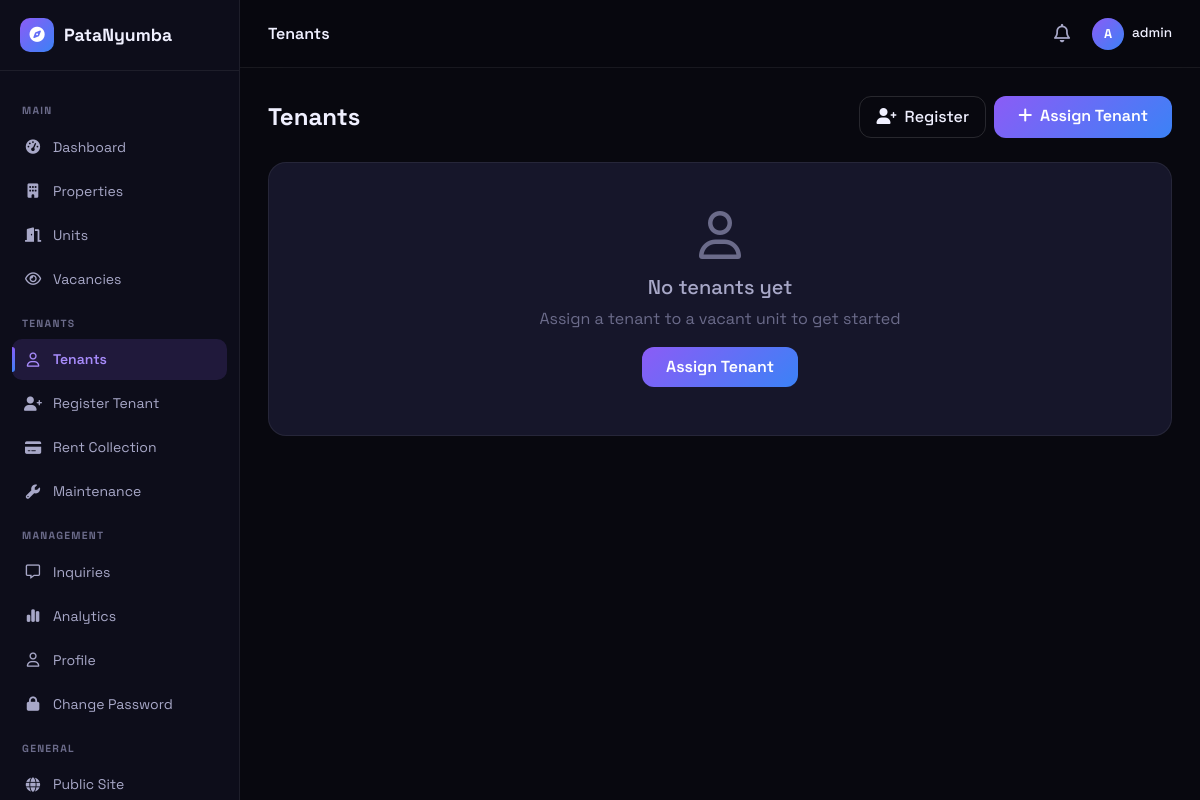
The app's page /dashboard/tenants/ (signed in), older data.
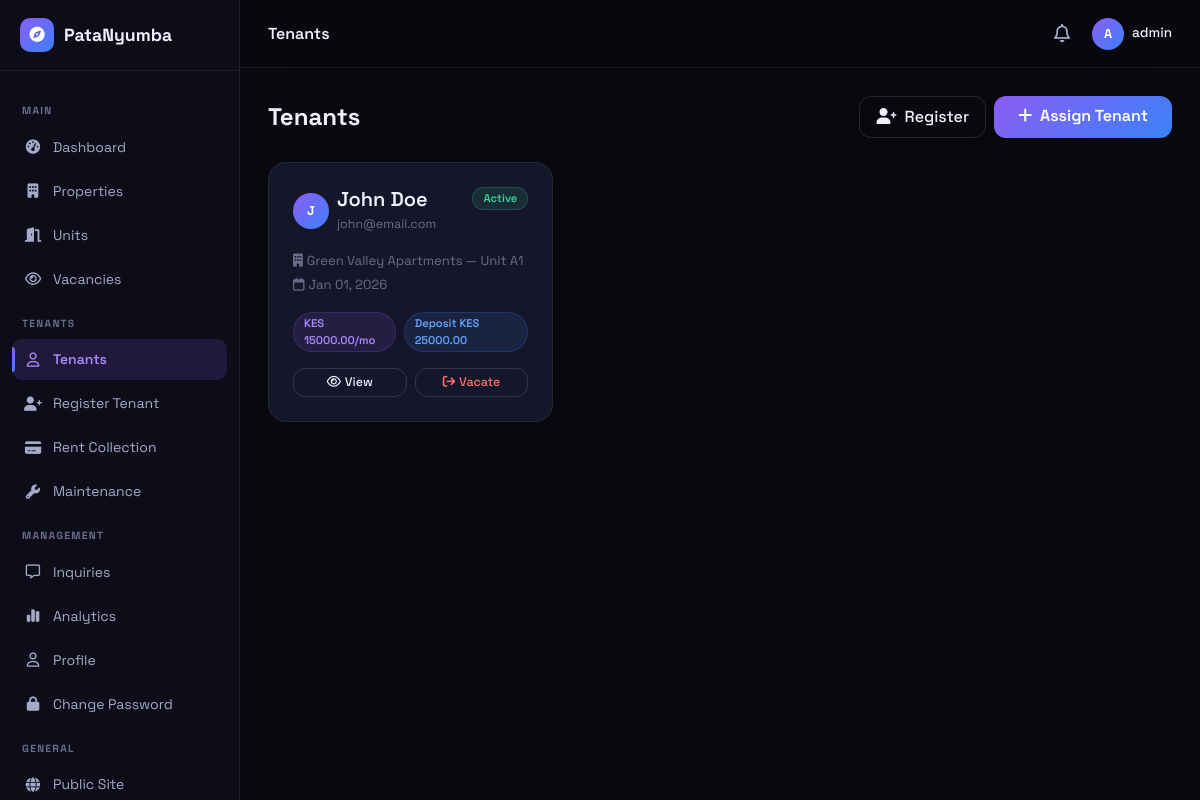
The same page, newer data.
### tenants/models.py (models this page shows, shortened)
class Tenancy(models.Model):
    STATUS_CHOICES = [
        ('active', 'Active'),
        ('ended', 'Ended'),
        ('terminated', 'Terminated'),
    ]
    tenant = models.ForeignKey(settings.AUTH_USER_MODEL, on_delete=models.CASCADE, related_name='tenancies')
    unit = models.ForeignKey(Unit, on_delete=models.CASCADE, related_name='tenancies')
    start_date = models.DateField()
    end_date = models.DateField(null=True, blank=True)
    deposit_paid = models.DecimalField(max_digits=10, decimal_places=2, default=0)
    monthly_rent = models.DecimalField(max_digits=10, decimal_places=2)
    status = models.CharField(max_length=20, choices=STATUS_CHOICES, default='active')
    created_at = models.DateTimeField(auto_now_add=True)
    updated_at = models.DateTimeField(auto_now=True)
    class Meta:
        verbose_name_plural = 'tenancies'
        ordering = ['-created_at']

### units/models.py (models this page shows, shortened)
class Unit(models.Model):
    HOUSE_TYPES = (
        ('bedsitter', 'Bedsitter'),
        ('one_bedroom', 'One Bedroom'),
        ('two_bedroom', 'Two Bedroom'),
        ('three_bedroom', 'Three Bedroom'),
        ('four_bedroom', 'Four Bedroom'),
        ('studio', 'Studio'),
    )
    STATUS_CHOICES = (
        ('vacant', 'Vacant'),
        ('occupied', 'Occupied'),
    )
    property = models.ForeignKey('properties.Property', on_delete=models.CASCADE, related_name='units')
    unit_number = models.CharField(max_length=50)
    house_type = models.CharField(max_length=20, choices=HOUSE_TYPES)
    bedrooms = models.IntegerField(default=1)
    bathrooms = models.IntegerField(default=1)
    monthly_rent = models.DecimalField(max_digits=10, decimal_places=2)
    deposit = models.DecimalField(max_digits=10, decimal_places=2, null=True, blank=True)
    floor = models.IntegerField(default=1)
    description = models.TextField(blank=True)
    status = models.CharField(max_length=20, choices=STATUS_CHOICES, default='vacant')
    available_from = models.DateField(null=True, blank=True)
    image = models.ImageField(upload_to='unit_images/', blank=True)
    image_2 = models.ImageField(upload_to='unit_images/', blank=True)
    image_3 = models.ImageField(upload_to='unit_images/', blank=True)
    created_at = models.DateTimeField(auto_now_add=True)
    updated_at = models.DateTimeField(auto_now=True)
    class Meta:
        ordering = ['property', 'unit_number']

### properties/models.py (models this page shows, shortened)
class Property(models.Model):
    owner = models.ForeignKey(User, on_delete=models.CASCADE, related_name='properties')
    name = models.CharField(max_length=200)
    description = models.TextField()
    county = models.CharField(max_length=100)
    town = models.CharField(max_length=100)
    estate = models.CharField(max_length=200, blank=True)
    address = models.CharField(max_length=255, blank=True)
    latitude = models.DecimalField(max_digits=9, decimal_places=6, null=True, blank=True)
    longitude = models.DecimalField(max_digits=9, decimal_places=6, null=True, blank=True)
    image = models.ImageField(upload_to='properties/', blank=True, null=True)
    created_at = models.DateTimeField(auto_now_add=True)
    updated_at = models.DateTimeField(auto_now=True)
    class Meta:
        verbose_name_plural = 'properties'
        ordering = ['-created_at']

### tenants/views.py (the view)
# urls.py: path('', views.tenant_list, name='list'),
@login_required
def tenant_list(request):
    if request.user.profile.role != 'landlord':
        messages.error(request, 'Landlord access required.')
        return redirect('website:home')
    tenancies = Tenancy.objects.filter(unit__property__owner=request.user).select_related('tenant', 'unit__property')
    return render(request, 'tenants/tenant_list.html', {'tenancies': tenancies, 'active_tab': 'tenants'})

### dashboard/context_processors.py (called while the page is built)
def unread_inquiries(request):
    if request.user.is_authenticated and request.user.profile.role == 'landlord':
        count = Inquiry.objects.filter(unit__property__owner=request.user, is_read=False).count()
        recent = Inquiry.objects.filter(unit__property__owner=request.user, is_read=False).select_related('unit', 'unit__property').order_by('-created_at')[:5]
        return {'unread_count': count, 'recent_inquiries': recent}
    return {'unread_count': 0, 'recent_inquiries': []}

### templates/tenants/tenant_list.html (shortened to what this page needs)
{% extends 'dashboard/base_dashboard.html' %}
{% block db_title %}Tenants{% endblock %}
{% block dashboard_content %}
<div class="d-flex justify-content-between align-items-center mb-4">
    <h4 class="fw-bold mb-0">Tenants</h4>
    <div class="d-flex gap-2">
        <a href="{% url 'tenants:register' %}" class="boc btn px-3 py-2"><i class="fa-solid fa-user-plus me-1"></i> Register</a>
        <a href="{% url 'tenants:create' %}" class="bgrd btn px-4 py-2"><i class="fa-solid fa-plus me-1"></i> Assign Tenant</a>
    </div>
</div>
{% if tenancies %}
<div class="row g-4">
    {% for t in tenancies %}
    <div class="col-md-6 col-lg-4">
        <div class="gc p-4 h-100">
            <div class="d-flex justify-content-between align-items-start mb-3">
                <div class="d-flex align-items-center gap-2">
                    <div class="db-avatar" style="width:36px;height:36px">{{ t.tenant.username|first|upper }}</div>
                    <div>
                        <h5 class="fw-semibold mb-0" style="color:var(--tx)">{{ t.tenant.get_full_name|default:t.tenant.username }}</h5>
                        <span style="font-size:.78rem;color:var(--tx3)">{{ t.tenant.email }}</span>
                    </div>
                </div>
                <span class="{% if t.status == 'active' %}badge-vacant{% else %}badge-occupied{% endif %}">{{ t.get_status_display }}</span>
            </div>
            <p style="font-size:.82rem;color:var(--tx3);margin-bottom:4px"><i class="fa-solid fa-building me-1"></i>{{ t.unit.property.name }} — Unit {{ t.unit.unit_number }}</p>
            <p style="font-size:.82rem;color:var(--tx3);margin-bottom:8px"><i class="fa-regular fa-calendar me-1"></i>{{ t.start_date|date:'M d, Y' }} {% if t.end_date %}— {{ t.end_date|date:'M d, Y' }}{% endif %}</p>
            <div class="d-flex gap-2 mb-3">
                <span class="ftag">KES {{ t.monthly_rent }}/mo</span>
                <span class="ftag" style="background:rgba(59,130,246,0.12);color:#60a5fa;border-color:rgba(59,130,246,0.2)">Deposit KES {{ t.deposit_paid }}</span>
            </div>
            <div class="d-flex gap-2">
                <a href="{% url 'tenants:detail' t.pk %}" class="boc btn py-1 px-3" style="font-size:.78rem;flex:1"><i class="fa-regular fa-eye me-1"></i>View</a>
                {% if t.status == 'active' %}
                <a href="{% url 'tenants:vacate' t.pk %}" class="boc btn py-1 px-3" style="font-size:.78rem;flex:1;color:#f87171"><i class="fa-solid fa-arrow-right-from-bracket me-1"></i>Vacate</a>
                {% endif %}
            </div>
        </div>
    </div>
    {% endfor %}
</div>
{% else %}
<div class="gc p-5 text-center">
    <i class="fa-regular fa-user" style="font-size:3rem;color:var(--tx3);margin-bottom:16px"></i>
    <h5 style="color:var(--tx2)">No tenants yet</h5>
    <p style="color:var(--tx3)">Assign a tenant to a vacant unit to get started</p>
    <a href="{% url 'tenants:create' %}" class="bgrd btn px-4 py-2">Assign Tenant</a>
</div>
{% endif %}
{% endblock %}

Row changes from the older to the newer data that the page shows:
added Tenancy: tenant.username|first "J", tenant.get_full_name "John Doe", tenant.email "john@email.com", status "Active", unit.property.name "Green Valley Apartments", unit.unit_number "A1", start_date "Jan 01, 2026", monthly_rent "15000.00", deposit_paid "25000.00", shows "Vacate"
Text that changed along with them:
text no longer shown: "No tenants yet Assign a tenant to a vacant unit to get started Assign Tenant"
